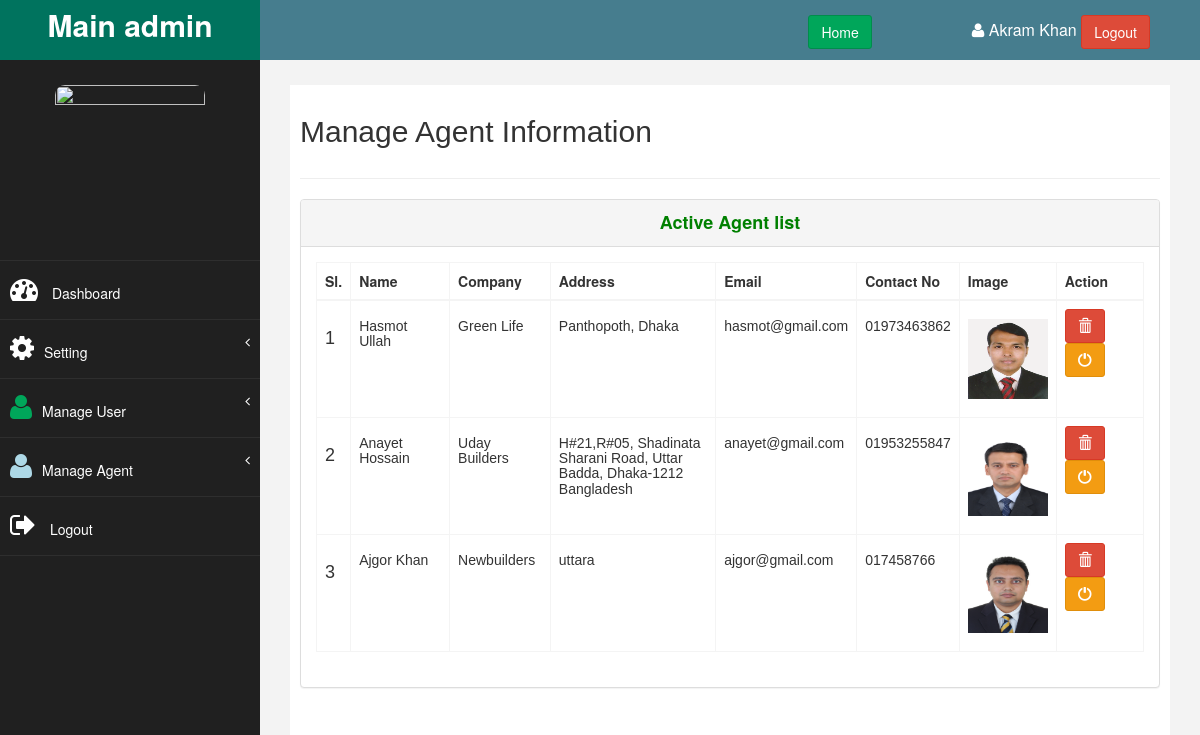
Screenshot of /admin/index.php?page=active_agent (signed in) with the database file from the repository.
### tables this page shows
CREATE TABLE `agent_info` (
  `agent_id` int(10) NOT NULL,
  `agent_name` varchar(250) NOT NULL,
  `agent_company` varchar(256) NOT NULL,
  `agent_address` text NOT NULL,
  `agent_email` varchar(250) NOT NULL,
  `agent_mobile` varchar(250) NOT NULL,
  `agent_password` varchar(250) NOT NULL,
  `agent_img` varchar(50) NOT NULL,
  `agent_nid` varchar(250) NOT NULL,
  `active_status_agent` int(5) NOT NULL
);

### admin/active_agent.php (the view, shortened to what this page needs)
<?php
		 $sqlAgent = $conn->prepare("SELECT * FROM agent_info where `active_status_agent`='1' ORDER BY `agent_id` DESC");
		 $sqlAgent->execute();
		 $dataAgent = $sqlAgent->fetchAll();
		 $sqlAgent = $conn->prepare("SELECT * FROM agent_info where `active_status_agent`='1' ORDER BY `agent_id` DESC");
		 $sqlAgent->execute();
		 $dataAgent = $sqlAgent->fetchAll();
?>
<div id="page-inner">
     <div class="row">
         <div class="col-md-12">
          <h2>Manage Agent Information</h2>
         </div>
     </div>
      <hr />
			 <div class="row">
                <div class="col-md-12">
             <div class="panel panel-default">
             <div class="panel-heading" style="text-align:center; font-weight: bolder; font-size: 18px; color: green;">Active Agent list  </div>
                        <div class="panel-body">
                            <div class="table-responsive">
                                <table class="table table-striped table-bordered table-hover">
                                    <thead>
                                        <tr>
										  <th>Sl.</th>
										  <th>Name</th>
										  <th>Company</th>
										  <th width="20%">Address</th>
										  <th>Email</th>
										  <th>Contact No</th>
										  <th>Image</th>
										  <th>Action</th>
                                        </tr>
                                    </thead>
                                    <tbody>
									<?php
									$i=1;
									foreach($dataAgent as $value)
									{
									?>
									<form method="post">
                                        <tr>
                                            	<td> <h4><?php echo $i; ?></h5></td>
												<td> <h5><?php echo $value['agent_name']; ?></h5></td>
												<td> <h5><?php echo $value['agent_company']; ?></h5></td>
												<td><h5><?php echo $value['agent_address']; ?></h5></td>
												<td><h5><?php echo $value['agent_email']; ?></h5></td>
											  	<td><h5><?php echo  $value['agent_mobile']; ?></h5></td>
											  	<td><h5><img src="../<?php echo  $value['agent_img']; ?>" height="80" width="80"> </h5></td>
											  <td class="center">
											  <?php
											  if($value['active_status_agent'] == 1) { ?>
												<button class="btn btn-danger" type="submit" name="delete"  onclick="return confirmation()">
													<span class="glyphicon glyphicon-trash"></span>
												</button>
												<button class="btn btn-warning" type="submit" name="block"  onclick="return confirmation()">
													<span class="glyphicon glyphicon-off"></span>
												</button>
											  <?php }?>
											 </td>
                                        </tr>
									</form>
									<?php
									$i++;
									}
									?>
                                    </tbody>
                                </table>
                            </div>
                        </div>
                    </div>
              </div>
    </div>
 </div>

### assets/css/custom.css (style rules this page uses)
body { font-family: 'Open Sans', sans-serif; }
#page-inner { width:100%; margin:10px 20px 10px 0px; background-color:#fff!important; padding:10px; min-height:1200px; }
h4 { padding-top:10px; }

### rows the page displays
agent_info: agent_name "Hasmot Ullah", agent_company "Green Life", agent_address "Panthopoth, Dhaka", agent_email "hasmot@gmail.com", agent_mobile "01973463862", agent_img (picture)
agent_info: agent_name "Anayet Hossain", agent_company "Uday Builders", agent_address "H#21,R#05, Shadinata Sharani Road, Uttar Badda, Dhaka-1212 Bangladesh", agent_email "anayet@gmail.com", agent_mobile "01953255847", agent_img (picture)
agent_info: agent_name "Ajgor Khan", agent_company "Newbuilders", agent_address "uttara", agent_email "ajgor@gmail.com", agent_mobile "017458766", agent_img (picture)

### other values shown
$_SESSION['admin_name'] "Akram Khan"
